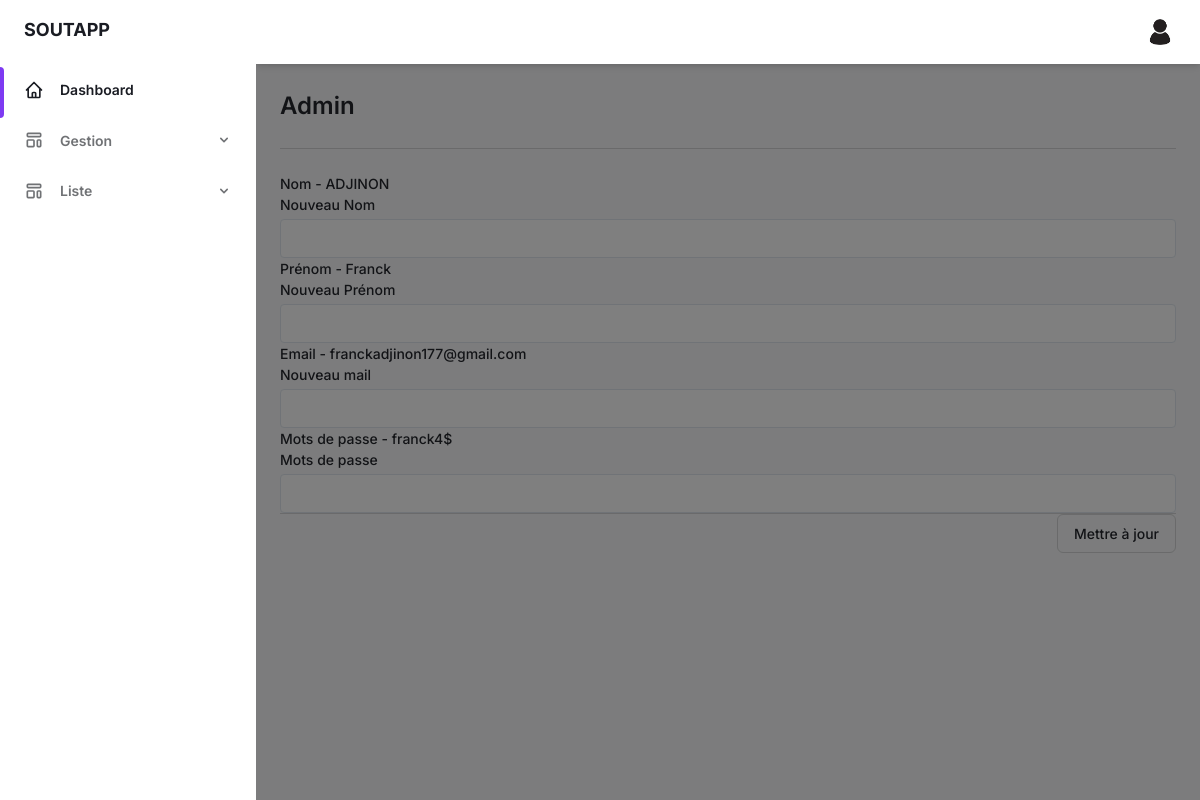
The page /profil_admin (signed in) on the database its author committed.
### soutapp/models.py (models this page shows, shortened)
class administrateur(models.Model):
    id_admin = models.AutoField(primary_key=True)
    nom_admin = models.CharField(max_length=50)
    prenom_admin = models.CharField(max_length=50)
    email = models.EmailField(max_length=100, unique=True)
    password = models.CharField(max_length=255)
    last_login = models.DateTimeField(null=True, blank=True)  # Champ ajouté
    created_at = models.DateTimeField(auto_now_add=True)
    updated_at = models.DateTimeField(auto_now=True)

### soutapp/views.py (the view, shortened to what this page needs)
# urls.py: path('profil_admin', views.profil_admin, name='profil_admin'),
def profil_admin(request):
    user_id = request.session.get('user_id')
    if not user_id:
        return redirect('login')
    user = administrateur.objects.get(id_admin=user_id)
    use = get_object_or_404(administrateur, id_admin=user_id)
    return render(request, 'session-admin/profil.html', {'user': user})

### soutapp/templates/session-admin/profil.html (shortened to what this page needs)
{% extends 'session-admin/base.html' %}
{% load static %}
{% block content %}
    <div class="container px-6 mx-auto grid">
                    <h2 class="my-6 text-2xl font-semibold text-gray-700 dark:text-gray-200">
                        Admin
                    </h2>
                    <form class="space-y-8 container m-auto divide-y divide-gray-200" method="POST">
                        <div class="space-y-8 divide-y divide-gray-200">
                            <div class="pt-8">
                                <div class="mt-6 grid grid-cols-1 gap-y-6 gap-x-4 sm:grid-cols-6">
                                    <div class="sm:col-span-3">
                                        <label class="block text-sm font-medium text-gray-700"> Nom - {{ user.nom_admin }}
                                        </label>
                                        <label for="nom_user" class="block text-sm font-medium text-gray-700"> Nouveau Nom
                                        </label>
                                        <div class="mt-1">
                                            <input type="text" name="nom_user" id="nom_user"
                                                autocomplete="nom_user"
                                                class="block w-full mt-1 text-sm dark:border-gray-600 dark:bg-gray-700 focus:border-purple-400 focus:outline-none focus:shadow-outline-purple dark:text-gray-300 dark:focus:shadow-outline-gray form-input"
                                                placeholder="" />
                                        </div>
                                    </div>
                                    <div class="sm:col-span-3">
                                        <label class="block text-sm font-medium text-gray-700"> Prénom - {{ user.prenom_admin }}
                                        </label>
                                        <label for="prenom_user" class="block text-sm font-medium text-gray-700"> Nouveau Prénom
                                        </label>
                                        <div class="mt-1">
                                            <input type="text" name="prenom_user" id="prenom_user"
                                                autocomplete="prenom_user"
                                                class="block w-full mt-1 text-sm dark:border-gray-600 dark:bg-gray-700 focus:border-purple-400 focus:outline-none focus:shadow-outline-purple dark:text-gray-300 dark:focus:shadow-outline-gray form-input"
                                                placeholder="" />
                                        </div>
                                    </div>
                                    <div class="sm:col-span-4">
                                        <label class="block text-sm font-medium text-gray-700">
                                            Email - {{ user.email }}
                                        </label>
                                        <label for="email_user" class="block text-sm font-medium text-gray-700">
                                            Nouveau mail
                                        </label>
                                        <div class="mt-1">
                                            <input id="email_user" name="email_user" type="email" autocomplete="email_user"
                                                class="block w-full mt-1 text-sm dark:border-gray-600 dark:bg-gray-700 focus:border-purple-400 focus:outline-none focus:shadow-outline-purple dark:text-gray-300 dark:focus:shadow-outline-gray form-input"
                                                placeholder="" />
                                        </div>
                                    </div>
                                    <div class="sm:col-span-3">
                                        <label class="block text-sm font-medium text-gray-700">
                                            Mots de passe - {{ user.password }}
                                        </label>
                                        <label for="password_user" class="block text-sm font-medium text-gray-700">
                                            Mots de passe
                                        </label>
                                        <div class="mt-1">
                                            <input type="text" name="password_user" id="password_user"
                                                autocomplete="password_user"
                                                class="block w-full mt-1 text-sm dark:border-gray-600 dark:bg-gray-700 focus:border-purple-400 focus:outline-none focus:shadow-outline-purple dark:text-gray-300 dark:focus:shadow-outline-gray form-input"
                                                placeholder="" />
                                        </div>
                                    </div>
                                </div>
                            </div>
                        </div>
                        <div class="pt-5">
                            <div class="flex justify-end">
                                <button type="submit"
                                    class="bg-green py-2 px-4 border border-gray-300 rounded-md shadow-sm text-sm font-medium text-gray-700 hover:bg-gray-50 focus:outline-none focus:ring-2 focus:ring-offset-2 focus:ring-indigo-500">
                                    Mettre à jour
                                </button>
                            </div>
                        </div>
                    </form>
    </div>
{% endblock %}

### rows shown on the page
administrateur: nom_admin "ADJINON", prenom_admin "Franck", email "franckadjinon177@gmail.com", password "franck4$"
